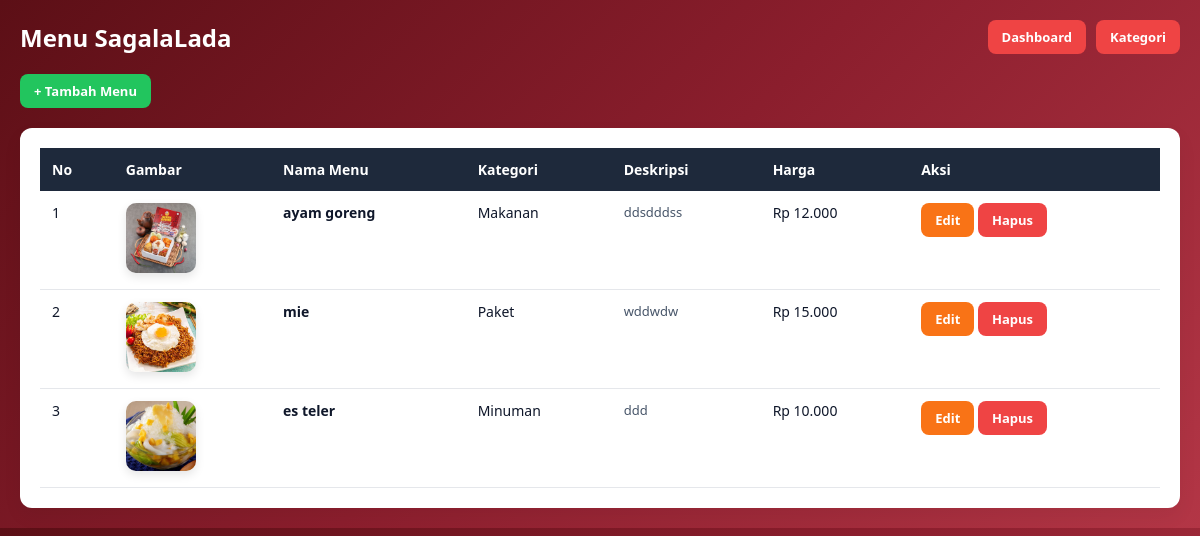
Screenshot of /admind/crud/index_admin.php with the database file from the repository.
### tables this page shows
CREATE TABLE `menu` (
  `id_menu` int(11) NOT NULL,
  `nama_menu` varchar(100) DEFAULT NULL,
  `harga` int(11) DEFAULT NULL,
  `stok` int(11) DEFAULT NULL,
  `gambar` varchar(255) DEFAULT NULL,
  `id_kategori_menu` int(11) DEFAULT NULL,
  `id_admin` int(11) DEFAULT NULL,
  `deskripsi_menu` text NOT NULL
);

CREATE TABLE `kategori_menu` (
  `id_kategori_menu` int(11) NOT NULL,
  `nama_kategori_menu` varchar(100) DEFAULT NULL
);

### admind/crud/index_admin.php (the view, shortened to what this page needs)
<?php
global $conn;
$query = "SELECT menu.*, kategori_menu.nama_kategori_menu
          FROM menu
          LEFT JOIN kategori_menu
          ON menu.id_kategori_menu = kategori_menu.id_kategori_menu";
$result = mysqli_query($conn, $query);
?>
<!DOCTYPE html>
<html lang="id">
<head>
</head>
<body>
<div class="container">
    <div class="header">
        <h2>Menu SagalaLada</h2>
        <div class="top-buttons">
            <a href="../main_page/dashboard.html" class="btn btn-danger">Dashboard</a>
            <a href="kategori/index_kategori.php" class="btn btn-danger">Kategori</a>
        </div>
    </div>
    <div style="margin-bottom: 20px;">
        <a href="menu/tambah.php" class="btn btn-success">+ Tambah Menu</a>
    </div>
    <div class="card">
        <table>
            <thead>
                <tr>
                    <th>No</th>
                    <th>Gambar</th>
                    <th>Nama Menu</th>
                    <th>Kategori</th>
                    <th>Deskripsi</th> <th>Harga</th>
                    <th>Aksi</th>
                </tr>
            </thead>
            <tbody>
            <?php
            $no = 1;
            while($row = mysqli_fetch_assoc($result)) {
            ?>
                <tr>
                    <td><?= $no++; ?></td>
                    <td>
                        <?php if (!empty($row['gambar'])) { ?>
                            <img src="menu/upload/<?= $row['gambar']; ?>" class="menu-img">
                        <?php } else { ?>
                            <span>-</span>
                        <?php } ?>
                    </td>
                    <td><b><?= htmlspecialchars($row['nama_menu']); ?></b></td>
                    <td><?= htmlspecialchars($row['nama_kategori_menu'] ?? 'Tanpa Kategori'); ?></td>
                    <td>
                        <div class="deskripsi-col">
                            <?= nl2br(htmlspecialchars($row['deskripsi_menu'] ?? '-')); ?>
                        </div>
                    </td>
                    <td>Rp <?= number_format($row['harga'], 0, ',', '.'); ?></td>
                    <td class="aksi">
                        <a href="menu/edit.php?id=<?= $row['id_menu']; ?>" class="btn btn-primary">Edit</a>
                        <a href="menu/hapus.php?id=<?= $row['id_menu']; ?>"
                           class="btn btn-danger"
                           onclick="return confirm('Yakin ingin menghapus menu ini?')">
                           Hapus
                        </a>
                    </td>
                </tr>
            <?php } ?>
            </tbody>
        </table>
    </div>
</div>
</body>
</html>

### admind/crud/index_admin.php (style rules this page uses)
:root { --primary: #1e293b; --accent: #f97316; --success: #22c55e; --danger: #ef4444; --bg: #f1f5f9; --text: #0f172a; }
body { font-family: 'Segoe UI', sans-serif; background: linear-gradient(135deg,#5c0f16,#8b1e2d,#b33646); margin: 0; padding: 20px; color: var(--text); }
.container { max-width: 1200px; margin: auto; }
.header { display: flex; justify-content: space-between; align-items: center; margin-bottom: 20px; }
h2 { margin: 0; color: white; }
.card { background: white; border-radius: 12px; padding: 20px; box-shadow: 0 8px 20px rgba(0,0,0,0.05); overflow-x: auto; }
.btn { padding: 8px 14px; border-radius: 8px; text-decoration: none; font-weight: 600; font-size: 13px; transition: 0.2s; display: inline-block; }
.btn-primary { background: var(--accent); color: white; }
.btn-success { background: var(--success); color: white; }
.btn-danger { background: var(--danger); color: white; }
.top-buttons { display: flex; gap: 10px; }
table { width: 100%; border-collapse: collapse; }
th { background: var(--primary); color: white; padding: 12px; font-size: 14px; text-align: left; }
td { padding: 12px; font-size: 14px; border-bottom: 1px solid #e5e7eb; vertical-align: top; }
.deskripsi-col { max-width: 300px; color: #475569; font-size: 13px; line-height: 1.5; }
.menu-img { width: 70px; height: 70px; object-fit: cover; border-radius: 10px; box-shadow: 0 4px 10px rgba(0,0,0,0.1); }
.aksi { white-space: nowrap; }

### rows the page displays
menu: gambar (picture), nama_menu "ayam goreng", id_kategori_menu.nama_kategori_menu "Makanan", deskripsi_menu "ddsdddss", harga "12.000"
menu: gambar (picture), nama_menu "mie", id_kategori_menu.nama_kategori_menu "Paket", deskripsi_menu "wddwdw", harga "15.000"
menu: gambar (picture), nama_menu "es teler", id_kategori_menu.nama_kategori_menu "Minuman", deskripsi_menu "ddd", harga "10.000"
